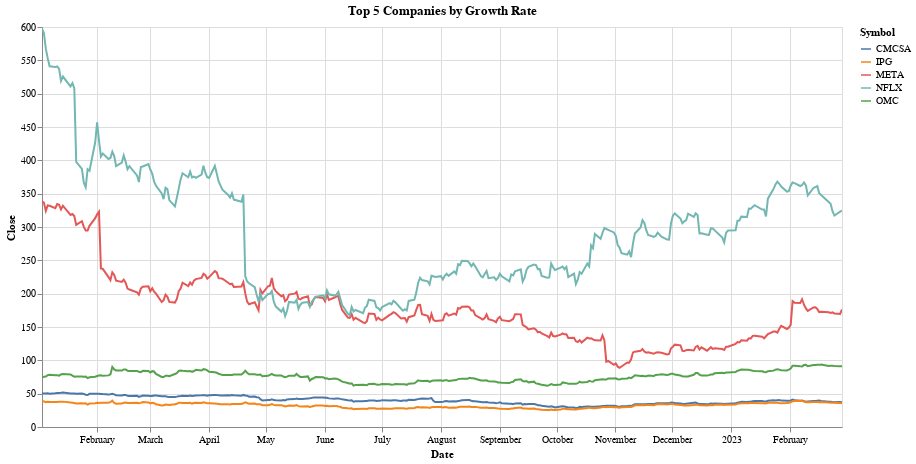

Notebook source saved alongside this figure:
### Code cell
line_chart_growth_rate(90)

### Figure 1 — Vega-Lite specification as saved in the notebook (floating-point values rounded to 4 significant figures; data arrays with more than 128 entries replaced by an {"elided": "..."} marker saying what was removed)
{"config": {"view": {"continuousWidth": 400, "continuousHeight": 300}}, "data": {"name": "data-1588ff9cdf6b1c92912c02b24198370d"}, "mark": "line", "encoding": {"color": {"field": "Symbol", "type": "nominal"}, "tooltip": [{"field": "Symbol", "type": "nominal"}, {"field": "Close", "type": "quantitative"}], "x": {"field": "Date", "type": "temporal"}, "y": {"field": "Close", "type": "quantitative"}}, "height": 400, "selection": {"selector023": {"type": "interval", "bind": "scales", "encodings": ["x", "y"]}}, "title": "Top 5 Companies by Growth Rate", "width": 800, "$schema": "https://vega.github.io/schema/vega-lite/v4.17.0.json", "datasets": {"data-1588ff9cdf6b1c92912c02b24198370d": {"elided": "1450 records"}}}
